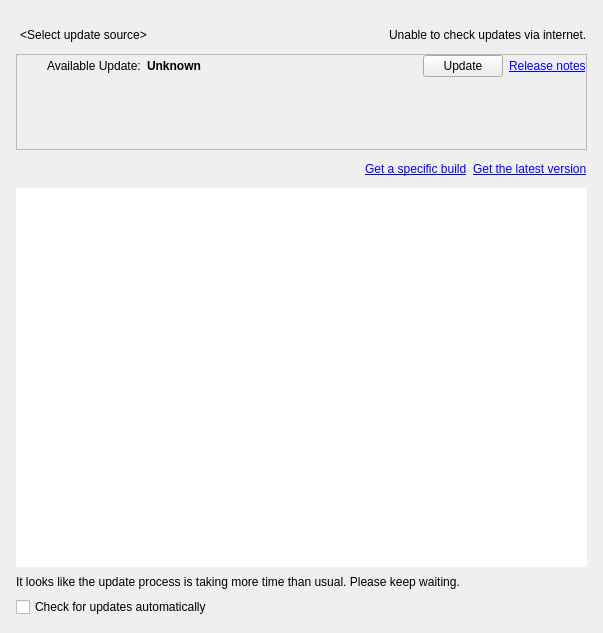
<?xml version="1.0" encoding="UTF-8"?>
<ui version="4.0">
 <class>QnServerUpdatesWidget</class>
 <widget class="QWidget" name="QnServerUpdatesWidget">
  <property name="geometry">
   <rect>
    <x>0</x>
    <y>0</y>
    <width>603</width>
    <height>633</height>
   </rect>
  </property>
  <layout class="QVBoxLayout" name="verticalLayout" stretch="0,0,0,0,1,0,0">
   <property name="spacing">
    <number>8</number>
   </property>
   <property name="leftMargin">
    <number>16</number>
   </property>
   <property name="topMargin">
    <number>16</number>
   </property>
   <property name="rightMargin">
    <number>16</number>
   </property>
   <property name="bottomMargin">
    <number>16</number>
   </property>
   <item>
    <widget class="QnWordWrappedLabel" name="dayWarningLabel" native="true"/>
   </item>
   <item>
    <layout class="QHBoxLayout" name="horizontalLayout_2">
     <item>
      <widget class="QPushButton" name="sourceButton">
       <property name="sizePolicy">
        <sizepolicy hsizetype="Fixed" vsizetype="Fixed">
         <horstretch>0</horstretch>
         <verstretch>0</verstretch>
        </sizepolicy>
       </property>
       <property name="focusPolicy">
        <enum>Qt::NoFocus</enum>
       </property>
       <property name="text">
        <string notr="true">&lt;Select update source&gt;</string>
       </property>
       <property name="iconSize">
        <size>
         <width>8</width>
         <height>8</height>
        </size>
       </property>
       <property name="flat">
        <bool>true</bool>
       </property>
      </widget>
     </item>
     <item>
      <spacer name="horizontalSpacer">
       <property name="orientation">
        <enum>Qt::Horizontal</enum>
       </property>
       <property name="sizeHint" stdset="0">
        <size>
         <width>40</width>
         <height>20</height>
        </size>
       </property>
      </spacer>
     </item>
     <item>
      <widget class="QLabel" name="connectionProblemLabel">
       <property name="text">
        <string>Unable to check updates via internet.</string>
       </property>
      </widget>
     </item>
    </layout>
   </item>
   <item>
    <widget class="QStackedWidget" name="sourceWidget">
     <property name="currentIndex">
      <number>0</number>
     </property>
     <widget class="QWidget" name="internetPage">
      <layout class="QVBoxLayout" name="verticalLayout_3">
       <property name="leftMargin">
        <number>0</number>
       </property>
       <property name="topMargin">
        <number>0</number>
       </property>
       <property name="rightMargin">
        <number>0</number>
       </property>
       <property name="bottomMargin">
        <number>0</number>
       </property>
       <item>
        <widget class="QFrame" name="internetFrame">
         <property name="frameShape">
          <enum>QFrame::StyledPanel</enum>
         </property>
         <layout class="QVBoxLayout" name="verticalLayout_5" stretch="0,0,1">
          <property name="leftMargin">
           <number>0</number>
          </property>
          <property name="topMargin">
           <number>0</number>
          </property>
          <property name="rightMargin">
           <number>0</number>
          </property>
          <property name="bottomMargin">
           <number>0</number>
          </property>
          <item>
           <layout class="QHBoxLayout" name="horizontalLayout_6" stretch="0,0,1,0,0">
            <item>
             <widget class="QStackedWidget" name="internetRefreshWidget">
              <property name="minimumSize">
               <size>
                <width>24</width>
                <height>0</height>
               </size>
              </property>
              <property name="maximumSize">
               <size>
                <width>24</width>
                <height>16</height>
               </size>
              </property>
              <property name="currentIndex">
               <number>0</number>
              </property>
              <widget class="QWidget" name="internetRefreshPage">
               <property name="maximumSize">
                <size>
                 <width>24</width>
                 <height>24</height>
                </size>
               </property>
               <layout class="QHBoxLayout" name="horizontalLayout_7">
                <property name="leftMargin">
                 <number>0</number>
                </property>
                <property name="topMargin">
                 <number>0</number>
                </property>
                <property name="rightMargin">
                 <number>0</number>
                </property>
                <property name="bottomMargin">
                 <number>0</number>
                </property>
                <item>
                 <widget class="QPushButton" name="refreshButton">
                  <property name="minimumSize">
                   <size>
                    <width>16</width>
                    <height>16</height>
                   </size>
                  </property>
                  <property name="maximumSize">
                   <size>
                    <width>16</width>
                    <height>16</height>
                   </size>
                  </property>
                  <property name="focusPolicy">
                   <enum>Qt::NoFocus</enum>
                  </property>
                  <property name="flat">
                   <bool>true</bool>
                  </property>
                 </widget>
                </item>
               </layout>
              </widget>
              <widget class="QWidget" name="internetProgressPage">
               <property name="maximumSize">
                <size>
                 <width>24</width>
                 <height>24</height>
                </size>
               </property>
               <layout class="QHBoxLayout" name="horizontalLayout_8">
                <property name="leftMargin">
                 <number>0</number>
                </property>
                <property name="topMargin">
                 <number>0</number>
                </property>
                <property name="rightMargin">
                 <number>0</number>
                </property>
                <property name="bottomMargin">
                 <number>0</number>
                </property>
                <item>
                 <widget class="QnProgressWidget" name="internetInfiniteProgress" native="true">
                  <property name="minimumSize">
                   <size>
                    <width>16</width>
                    <height>16</height>
                   </size>
                  </property>
                  <property name="maximumSize">
                   <size>
                    <width>16</width>
                    <height>16</height>
                   </size>
                  </property>
                 </widget>
                </item>
               </layout>
              </widget>
             </widget>
            </item>
            <item>
             <widget class="QLabel" name="versionTitleLabel">
              <property name="text">
               <string>Available Update:</string>
              </property>
             </widget>
            </item>
            <item>
             <widget class="QLabel" name="latestVersionLabel">
              <property name="font">
               <font>
                <weight>75</weight>
                <bold>true</bold>
               </font>
              </property>
              <property name="text">
               <string>Unknown</string>
              </property>
             </widget>
            </item>
            <item>
             <widget class="QPushButton" name="internetUpdateButton">
              <property name="text">
               <string>Update</string>
              </property>
             </widget>
            </item>
            <item>
             <widget class="QLabel" name="releaseNotesLabel">
              <property name="text">
               <string notr="true" extracomment="Text should not be translatable, set from cpp">&lt;a href='notes'&gt;Release notes&lt;/a&gt;</string>
              </property>
             </widget>
            </item>
           </layout>
          </item>
          <item>
           <widget class="QnWordWrappedLabel" name="internetDetailLabel" native="true"/>
          </item>
          <item>
           <spacer name="verticalSpacer">
            <property name="orientation">
             <enum>Qt::Vertical</enum>
            </property>
            <property name="sizeHint" stdset="0">
             <size>
              <width>20</width>
              <height>5</height>
             </size>
            </property>
           </spacer>
          </item>
         </layout>
        </widget>
       </item>
      </layout>
     </widget>
     <widget class="QWidget" name="localPage">
      <layout class="QVBoxLayout" name="verticalLayout_2">
       <property name="leftMargin">
        <number>0</number>
       </property>
       <property name="topMargin">
        <number>0</number>
       </property>
       <property name="rightMargin">
        <number>0</number>
       </property>
       <property name="bottomMargin">
        <number>0</number>
       </property>
       <item>
        <layout class="QGridLayout" name="gridLayout_2" rowstretch="0,0,0,0" columnstretch="0,1,0" rowminimumheight="0,0,0,20">
         <item row="2" column="0">
          <widget class="QLabel" name="fileTitleLabel">
           <property name="text">
            <string>Update from file:</string>
           </property>
          </widget>
         </item>
         <item row="2" column="1">
          <widget class="QLineEdit" name="filenameLineEdit">
           <property name="readOnly">
            <bool>true</bool>
           </property>
          </widget>
         </item>
         <item row="1" column="1">
          <widget class="QLineEdit" name="linkLineEdit">
           <property name="readOnly">
            <bool>true</bool>
           </property>
          </widget>
         </item>
         <item row="1" column="0">
          <widget class="QLabel" name="linkLabel">
           <property name="text">
            <string>Archive url:</string>
           </property>
          </widget>
         </item>
         <item row="1" column="2">
          <widget class="QPushButton" name="copyLinkButton">
           <property name="text">
            <string>Copy to Clipboard</string>
           </property>
          </widget>
         </item>
         <item row="3" column="0" colspan="3">
          <widget class="QnWordWrappedLabel" name="localDetailLabel" native="true"/>
         </item>
         <item row="0" column="0" colspan="3">
          <widget class="QLabel" name="linkTitleLabel">
           <property name="text">
            <string>To update manually, download and use the archive file on the following link:</string>
           </property>
          </widget>
         </item>
         <item row="2" column="2">
          <layout class="QHBoxLayout" name="horizontalLayout" stretch="0,0">
           <item>
            <widget class="QStackedWidget" name="localRefreshWidget">
             <property name="currentIndex">
              <number>0</number>
             </property>
             <widget class="QWidget" name="localBrowsePage">
              <layout class="QHBoxLayout" name="horizontalLayout_10">
               <property name="leftMargin">
                <number>0</number>
               </property>
               <property name="topMargin">
                <number>0</number>
               </property>
               <property name="rightMargin">
                <number>0</number>
               </property>
               <property name="bottomMargin">
                <number>0</number>
               </property>
               <item>
                <widget class="QPushButton" name="browseFileButton">
                 <property name="maximumSize">
                  <size>
                   <width>24</width>
                   <height>16777215</height>
                  </size>
                 </property>
                 <property name="text">
                  <string>...</string>
                 </property>
                </widget>
               </item>
              </layout>
             </widget>
             <widget class="QWidget" name="localProgressPage">
              <layout class="QHBoxLayout" name="horizontalLayout_9">
               <property name="leftMargin">
                <number>0</number>
               </property>
               <property name="topMargin">
                <number>0</number>
               </property>
               <property name="rightMargin">
                <number>0</number>
               </property>
               <property name="bottomMargin">
                <number>0</number>
               </property>
               <item>
                <widget class="QnProgressWidget" name="localInfiniteProgress" native="true">
                 <property name="minimumSize">
                  <size>
                   <width>16</width>
                   <height>16</height>
                  </size>
                 </property>
                 <property name="maximumSize">
                  <size>
                   <width>16</width>
                   <height>16777215</height>
                  </size>
                 </property>
                </widget>
               </item>
              </layout>
             </widget>
            </widget>
           </item>
           <item>
            <widget class="QPushButton" name="localUpdateButton">
             <property name="text">
              <string>Update</string>
             </property>
            </widget>
           </item>
          </layout>
         </item>
        </layout>
       </item>
      </layout>
     </widget>
    </widget>
   </item>
   <item>
    <widget class="QStackedWidget" name="progressStatusWidget">
     <property name="currentIndex">
      <number>0</number>
     </property>
     <widget class="QWidget" name="updateTargetPage">
      <layout class="QHBoxLayout" name="horizontalLayout_4">
       <property name="leftMargin">
        <number>0</number>
       </property>
       <property name="topMargin">
        <number>0</number>
       </property>
       <property name="rightMargin">
        <number>0</number>
       </property>
       <property name="bottomMargin">
        <number>0</number>
       </property>
       <item>
        <spacer name="horizontalSpacer_2">
         <property name="orientation">
          <enum>Qt::Horizontal</enum>
         </property>
         <property name="sizeHint" stdset="0">
          <size>
           <width>379</width>
           <height>20</height>
          </size>
         </property>
        </spacer>
       </item>
       <item>
        <widget class="QLabel" name="specificBuildLabel">
         <property name="text">
          <string notr="true" extracomment="Text should not be translatable, set from cpp">&lt;a href='spec'&gt;Get a specific build&lt;/a&gt;</string>
         </property>
        </widget>
       </item>
       <item>
        <widget class="QLabel" name="latestBuildLabel">
         <property name="text">
          <string notr="true" extracomment="Text should not be translatable, set from cpp">&lt;a href='latest'&gt;Get the latest version&lt;/a&gt;</string>
         </property>
        </widget>
       </item>
      </layout>
     </widget>
     <widget class="QWidget" name="updateRunningPage">
      <layout class="QHBoxLayout" name="horizontalLayout_5">
       <property name="leftMargin">
        <number>0</number>
       </property>
       <property name="topMargin">
        <number>0</number>
       </property>
       <property name="rightMargin">
        <number>0</number>
       </property>
       <property name="bottomMargin">
        <number>0</number>
       </property>
       <item>
        <widget class="QnProgressBar" name="updateProgessBar"/>
       </item>
       <item>
        <widget class="QPushButton" name="cancelButton">
         <property name="text">
          <string>Cancel</string>
         </property>
        </widget>
       </item>
      </layout>
     </widget>
    </widget>
   </item>
   <item>
    <widget class="QTableView" name="tableView">
     <property name="frameShape">
      <enum>QFrame::NoFrame</enum>
     </property>
     <property name="editTriggers">
      <set>QAbstractItemView::NoEditTriggers</set>
     </property>
     <property name="selectionMode">
      <enum>QAbstractItemView::NoSelection</enum>
     </property>
     <attribute name="horizontalHeaderHighlightSections">
      <bool>false</bool>
     </attribute>
    </widget>
   </item>
   <item>
    <widget class="QLabel" name="longUpdateWarning">
     <property name="text">
      <string>It looks like the update process is taking more time than usual. Please keep waiting.</string>
     </property>
    </widget>
   </item>
   <item>
    <widget class="QCheckBox" name="updatesNotificationCheckbox">
     <property name="text">
      <string>Check for updates automatically</string>
     </property>
    </widget>
   </item>
  </layout>
 </widget>
 <customwidgets>
  <customwidget>
   <class>QnWordWrappedLabel</class>
   <extends>QWidget</extends>
   <header location="global">ui/widgets/word_wrapped_label.h</header>
   <container>1</container>
  </customwidget>
  <customwidget>
   <class>QnProgressWidget</class>
   <extends>QWidget</extends>
   <header location="global">ui/widgets/progress_widget.h</header>
   <container>1</container>
  </customwidget>
  <customwidget>
   <class>QnProgressBar</class>
   <extends>QProgressBar</extends>
   <header location="global">ui/widgets/progress_bar.h</header>
  </customwidget>
 </customwidgets>
 <tabstops>
  <tabstop>refreshButton</tabstop>
  <tabstop>internetUpdateButton</tabstop>
  <tabstop>tableView</tabstop>
 </tabstops>
 <resources/>
 <connections/>
</ui>
